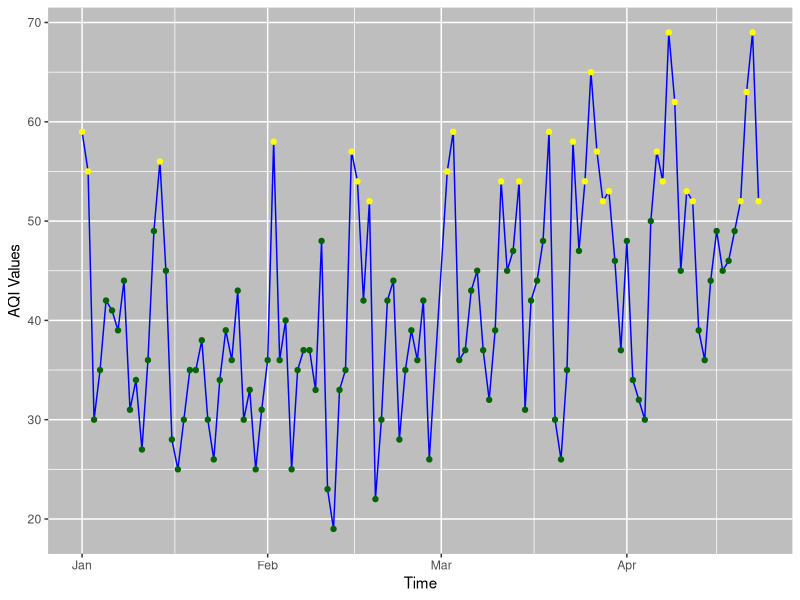
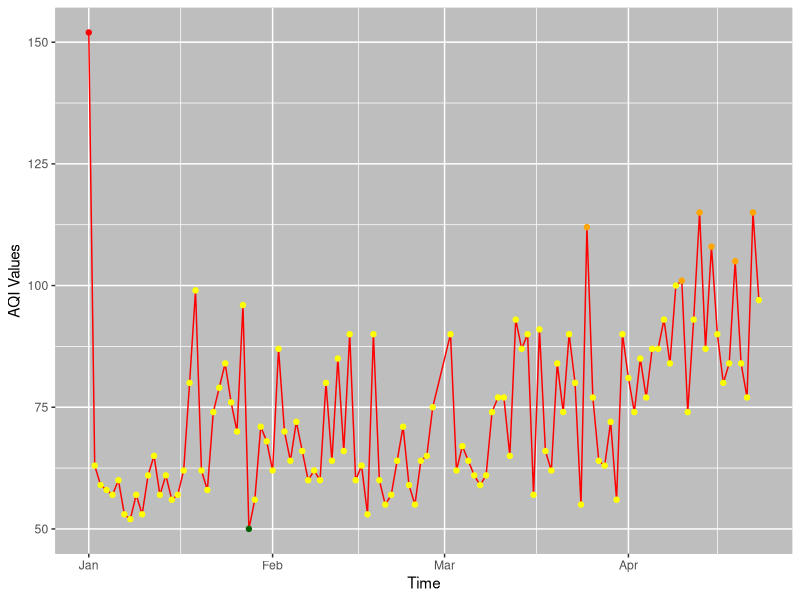
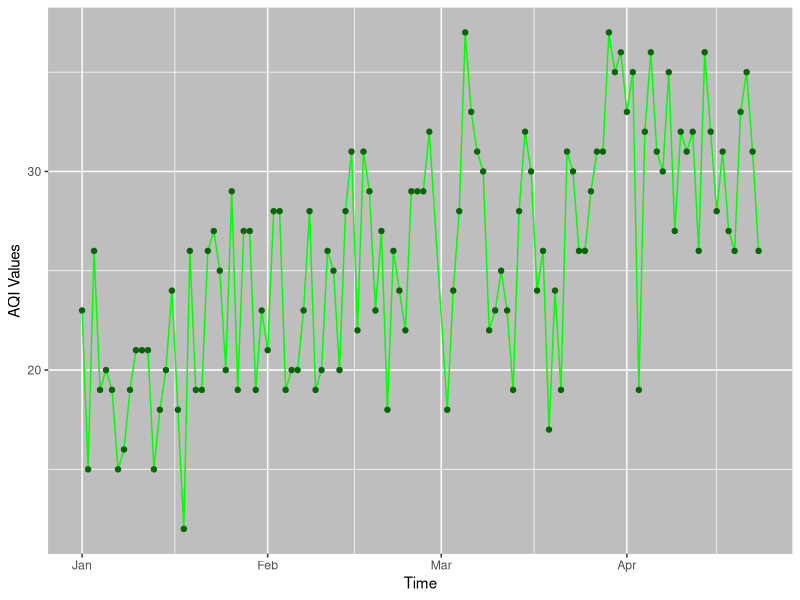
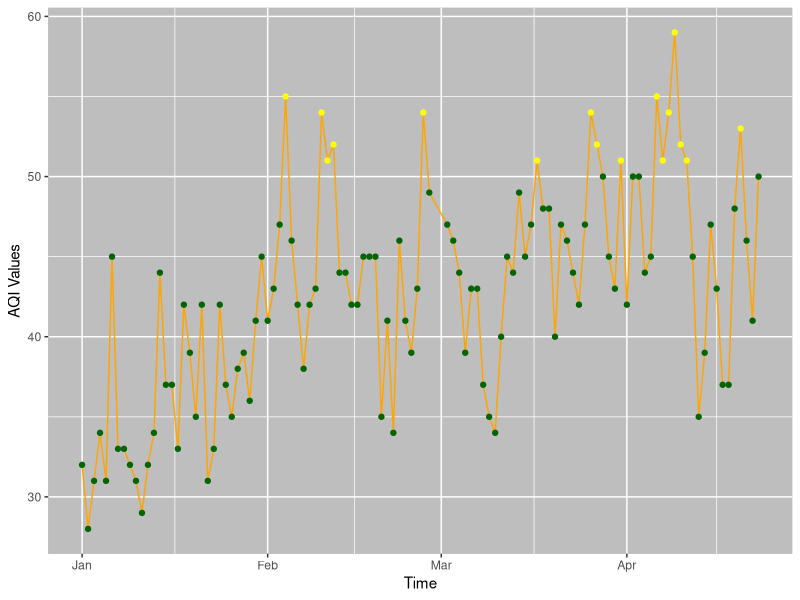

The R script that drew these images, in order:
# import libraries
my_packages <- c("readr","ggplot2","dplyr","tidyverse")
lapply(my_packages,library,character.only = TRUE)

# import data
austin_air_data <- read_csv('data/air_quality/epa_air_data_daily_air_quality_ozone_pm25_austin_roundrock.csv',
                 col_names = TRUE,
                 col_types = cols(
                   'Date' = col_date(format = "%m/%d/%Y"),
                   '2020 AQI Value' = col_double(),
                   'Main Pollutant' = col_character(),
                   'Site Name' = col_skip(),
                   'Site ID' = col_skip(),
                   'Source' = col_skip(),
                   '20-year High (1980-2019)' = col_double(),
                   '20-year Low (1980-2019)' = col_double(),
                   '5-year Median (2015-2019)' = col_double()
                   )
                 )

health <- vector(mode = "list", length = dim(austin_air_data)[1])
for (i in 1:dim(austin_air_data)[1]) {
  if (austin_air_data[i,2] <= 50) {
    health[i] <- 'darkgreen'
  } else  if (austin_air_data[i,2] <= 100) {
    health[i] <-  'yellow'
  }  else  if (austin_air_data[i,2] <= 150) {
    health[i] <- 'orange' 
  } else  if (austin_air_data[i,2] <= 200) {
    health[i] <- 'red' 
  } else  if (austin_air_data[i,2] <= 300) {
    health[i] <- 'purple' 
  } else {
    health[i] <- 'maroon'
  }
}
health_high <- vector(mode = "list", length = dim(austin_air_data)[1])
for (i in 1:dim(austin_air_data)[1]) {
  if (austin_air_data[i,'20-year High (1980-2019)'] <= 50) {
    health_high[i] <- 'darkgreen'
  } else  if (austin_air_data[i,'20-year High (1980-2019)'] <= 100) {
    health_high[i] <-  'yellow'
  }  else  if (austin_air_data[i,'20-year High (1980-2019)'] <= 150) {
    health_high[i] <- 'orange' 
  } else  if (austin_air_data[i,'20-year High (1980-2019)'] <= 200) {
    health_high[i] <- 'red' 
  } else  if (austin_air_data[i,'20-year High (1980-2019)'] <= 300) {
    health_high[i] <- 'purple' 
  } else {
    health_high[i] <- 'maroon'
  }
}
health_low <- vector(mode = "list", length = dim(austin_air_data)[1])
for (i in 1:dim(austin_air_data)[1]) {
  if (austin_air_data[i,'20-year Low (1980-2019)'] <= 50) {
    health_low[i] <- 'darkgreen'
  } else  if (austin_air_data[i,'20-year Low (1980-2019)'] <= 100) {
    health_low[i] <-  'yellow'
  }  else  if (austin_air_data[i,'20-year Low (1980-2019)'] <= 150) {
    health_low[i] <- 'orange' 
  } else  if (austin_air_data[i,'20-year Low (1980-2019)'] <= 200) {
    health_low[i] <- 'red' 
  } else  if (austin_air_data[i,'20-year Low (1980-2019)'] <= 300) {
    health_low[i] <- 'purple' 
  } else {
    health_low[i] <- 'maroon'
  }
}

health_median <- vector(mode = "list", length = dim(austin_air_data)[1])
for (i in 1:dim(austin_air_data)[1]) {
  if (austin_air_data[i,'5-year Median (2015-2019)'] <= 50) {
    health_median[i] <- 'darkgreen'
  } else  if (austin_air_data[i,'5-year Median (2015-2019)'] <= 100) {
    health_median[i] <-  'yellow'
  }  else  if (austin_air_data[i,'5-year Median (2015-2019)'] <= 150) {
    health_median[i] <- 'orange' 
  } else  if (austin_air_data[i,'5-year Median (2015-2019)'] <= 200) {
    health_median[i] <- 'red' 
  } else  if (austin_air_data[i,'5-year Median (2015-2019)'] <= 300) {
    health_median[i] <- 'purple' 
  } else {
    health_median[i] <- 'maroon'
  }
}
austin_air_data %>% tibble() %>% add_column(health)
austin_air_data %>% tibble() %>% add_column(health_high)
austin_air_data %>% tibble() %>% add_column(health_low)
austin_air_data %>% tibble() %>% add_column(health_median)
# visualize data
aqiAust = ggplot(austin_air_data, aes(Date,`2020 AQI Value`)) +xlab('Time')+ ylab('AQI Values')+
  geom_line(aes(Date,`2020 AQI Value`), color = 'blue') +
  geom_point(color = health) + theme(
    panel.background = element_rect(fill = "grey",
                                    colour = "grey",
                                    size = 0.5, linetype = "solid")
  )
aqiAustHigh = ggplot(austin_air_data, aes(Date,`20-year High (1980-2019)`)) +xlab('Time')+ ylab('AQI Values')+
  geom_line(aes(Date,`20-year High (1980-2019)`), color = 'red') +
  geom_point(color = health_high) + theme(
    panel.background = element_rect(fill = "grey",
                                    colour = "grey",
                                    size = 0.5, linetype = "solid")
  )
aqiAustLow = ggplot(austin_air_data, aes(Date,`20-year Low (1980-2019)`)) +xlab('Time')+ ylab('AQI Values')+
  geom_line(aes(Date,`20-year Low (1980-2019)`), color = 'green') +
  geom_point(color = health_low) + theme(
    panel.background = element_rect(fill = "grey",
                                    colour = "grey",
                                    size = 0.5, linetype = "solid")
  )
aqiAustMedian = ggplot(austin_air_data, aes(Date,`5-year Median (2015-2019)`)) +xlab('Time')+ ylab('AQI Values')+
  geom_line(aes(Date,`5-year Median (2015-2019)`), color = 'orange') +
  geom_point(color = health_median) + theme(
    panel.background = element_rect(fill = "grey",
                                    colour = "grey",
                                    size = 0.5, linetype = "solid")
  )
